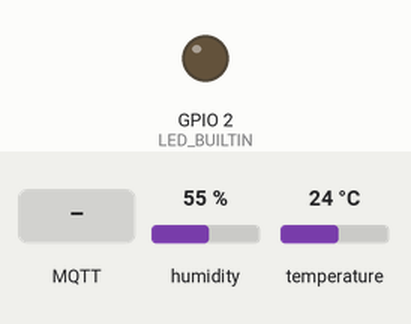
Simulated run of this sketch. Board: ESP32. On the bench: output pins drawn as LEDs (lit = HIGH). The test bench sets the inputs (shaded band); at power-on: humidity 55 %, temperature 24 °C. WiFi joins after 1.5 s; servers stay silent unless stated; random numbers use the default seed unless the sketch sets one; no MQTT or app messages arrive unless stated; what the sketch prints to the serial monitor is not drawn.

Above: at 2.7 s.
2.8 s: MQTT message "LED_ON" arrives on the first subscribed topic
At 2.95 s:
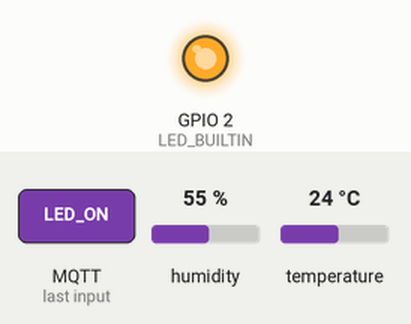
10.6 s: MQTT message "LED_OFF" arrives on the first subscribed topic
14.1 s: MQTT message "1" arrives on the first subscribed topic
Timing chart, 0 to 22.6 s (numbered marks = the images above; inputs shaded):
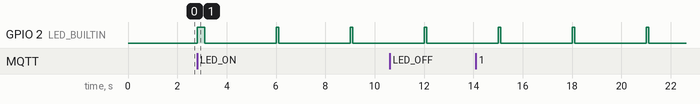

Measured:
- by itself, GPIO 2 (LED_BUILTIN): alternates HIGH for 0.11 s and LOW for 2.9 s

The sketch:

esp32_dht22_mqtt.ino
```cpp
#include "DHT.h"
#include <PubSubClient.h>
#include <WiFi.h>

// -------------------------------------------------------------
// 1. إعدادات شبكة الواي فاي (Wi-Fi Settings)
// -------------------------------------------------------------
const char *ssid = "YOUR_WIFI_SSID";
const char *password = "YOUR_WIFI_PASSWORD";

// -------------------------------------------------------------
// 2. إعدادات وسيط الرسائل (MQTT Broker Settings)
// -------------------------------------------------------------

const char *mqtt_server = "broker.emqx.io";
const int mqtt_port = 1883;

const char *topic_sensor = "iot/sensors/esp32/dht22";
const char *topic_commands = "iot/commands";

// -------------------------------------------------------------
// 3. إعدادات حساس DHT22 و المكونات
// -------------------------------------------------------------
#define DHTPIN 4
#define DHTTYPE DHT22
#define LED_BUILTIN 2

DHT dht(DHTPIN, DHTTYPE);
WiFiClient espClient;
PubSubClient client(espClient);

unsigned long lastMsgTime = 0;
const unsigned long interval = 3000;
unsigned long packetCounter = 0;

// -------------------------------------------------------------
// دالة استقبال الأوامر الواردة من البروكر (Callback)
// -------------------------------------------------------------
void callback(char *topic, byte *payload, unsigned int length) {
  Serial.print("[MQTT] رسالة واردة في الموضوع: ");
  Serial.println(topic);

  String message = "";
  for (int i = 0; i < length; i++) {
    message += (char)payload[i];
  }
  Serial.print("[MQTT] محتوى الأمر: ");
  Serial.println(message);

  if (message == "LED_ON") {
    digitalWrite(LED_BUILTIN, HIGH);
  } else if (message == "LED_OFF") {
    digitalWrite(LED_BUILTIN, LOW);
  }
}

// -------------------------------------------------------------
// دالة الاتصال بالواي فاي
// -------------------------------------------------------------
void setup_wifi() {
  delay(10);
  Serial.println();
  Serial.print("[Wi-Fi] جاري الاتصال بالشبكة: ");
  Serial.println(ssid);

  WiFi.mode(WIFI_STA);
  WiFi.begin(ssid, password);

  int attempts = 0;
  while (WiFi.status() != WL_CONNECTED && attempts < 30) {
    delay(500);
    Serial.print(".");
    attempts++;
  }

  if (WiFi.status() == WL_CONNECTED) {
    Serial.println("\n[Wi-Fi] تم الاتصال بنجاح!");
    Serial.print("[Wi-Fi] عنوان IP الخاص بـ ESP32: ");
    Serial.println(WiFi.localIP());
  } else {
    Serial.println(
        "\n[Wi-Fi] فشل الاتصال بالواي فاي. تأكد من اسم الشبكة وكلمة المرور.");
  }
}

// -------------------------------------------------------------
// دالة إعادة الاتصال بالـ MQTT Broker
// -------------------------------------------------------------
void reconnect() {
  while (!client.connected()) {
    Serial.print("[MQTT] جاري الاتصال بالوسيط (Broker)... ");

    String clientId = "ESP32_Client_" + String(random(0xffff), HEX);

    if (client.connect(clientId.c_str())) {
      Serial.println("تم الاتصال بنجاح!");

      client.subscribe(topic_commands);
    } else {
      Serial.print("فشل الاتصال، كود الخطأ rc=");
      Serial.print(client.state());
      Serial.println(" -> إعادة المحاولة بعد 3 ثوان...");
      delay(3000);
    }
  }
}

// -------------------------------------------------------------
// دالة التهيئة الأولية (Setup)
// -------------------------------------------------------------
void setup() {
  Serial.begin(115200);
  pinMode(LED_BUILTIN, OUTPUT);
  digitalWrite(LED_BUILTIN, LOW);

  Serial.println("\n==============================================");
  Serial.println("    ESP32 + DHT22 IoT Sensor Transmitter");
  Serial.println("==============================================");

  // تشغيل الحساس
  dht.begin();
  Serial.println("[DHT22] تم تهيئة الحساس بنجاح.");

  // الاتصال بالواي فاي والبروكر
  setup_wifi();
  client.setServer(mqtt_server, mqtt_port);
  client.setCallback(callback);
}

// -------------------------------------------------------------
// الحلقة الرئيسية (Loop)
// -------------------------------------------------------------
void loop() {
  // الحفاظ على اتصال الواي فاي والبروكر
  if (WiFi.status() != WL_CONNECTED) {
    setup_wifi();
  }
  if (!client.connected()) {
    reconnect();
  }
  client.loop();

  // إرسال البيانات دورياً كل 3 ثوانٍ
  unsigned long now = millis();
  if (now - lastMsgTime >= interval) {
    lastMsgTime = now;

    // قراءة درجات الحرارة والرطوبة
    float humidity = dht.readHumidity();
    float temperature = dht.readTemperature(); // بالدرجة المئوية (°C)

    // التحقق من صحة القراءة
    if (isnan(humidity) || isnan(temperature)) {
      Serial.println(
          "[ERROR] فشل في قراءة البيانات من حساس DHT22! تأكد من التوصيلات.");
      return;
    }

    packetCounter++;

    // وميض الليد لإشعار الإرسال
    digitalWrite(LED_BUILTIN, HIGH);

    char jsonBuffer[256];
    int rssi = WiFi.RSSI();
    unsigned long uptime = millis() / 1000;

    snprintf(jsonBuffer, sizeof(jsonBuffer),
             "{\"device_id\":\"ESP32_Node_01\",\"sensor\":\"DHT22\","
             "\"temperature\":%.1f,\"humidity\":%.1f,\"rssi\":%d,\"uptime_"
             "seconds\":%lu,\"packet_id\":%lu}",
             temperature, humidity, rssi, uptime, packetCounter);

    // نشر الرسالة عبر الـ MQTT
    boolean published = client.publish(topic_sensor, jsonBuffer);

    if (published) {
      Serial.print("[TX #");
      Serial.print(packetCounter);
      Serial.print("] تم الإرسال: ");
      Serial.println(jsonBuffer);
    } else {
      Serial.println("[ERROR] فشل نشر الحزمة إلى البروكر!");
    }

    delay(100);
    digitalWrite(LED_BUILTIN, LOW);
  }
}
```
